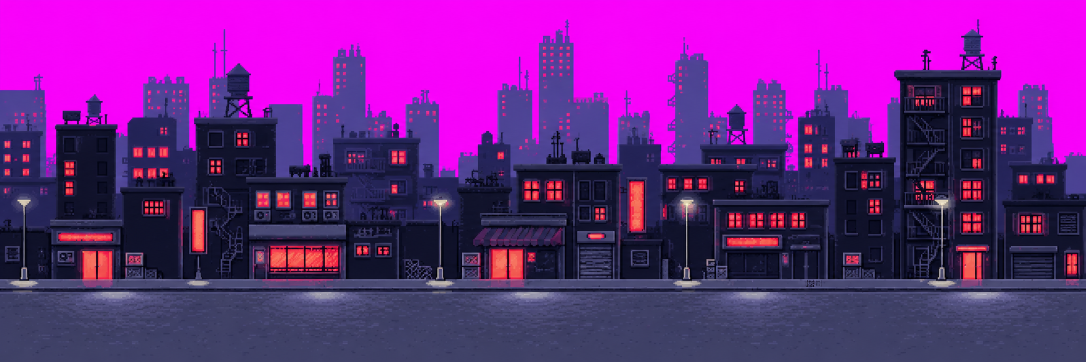
#> input picture art/city.png, 2172 x 724 px, found by its file name (shown at 1/2 size)
$ python pixelate.py
#> lines starting #> are read from the running program, lines starting #| are printed output that depends on the picture; after the words box and inside, x2 and y2 are one past the last pixel; in counts of white or black regions, pixels touching at a corner belong together
#> in build, source is the input picture: PIL image 2172x724 RGB; mean R, G, B 111.6, 34.4, 133.7
"""
Ubah pelat latar hasil generative AI jadi pixel art siap pakai.

Dua pelat: kota (stage Profile) dan ruangan (stage Ask AI). Gambar mentah dari
model AI tidak bisa dipakai langsung karena:
  1. Tepinya anti-aliased dan warnanya puluhan sampai ratusan ribu - "bergaya
     pixel", bukan pixel art sungguhan.
  2. Khusus kota: langitnya magenta (#FF00FF), bukan transparan - model gambar
     tidak bisa menghasilkan alpha, jadi warna kunci dipakai sebagai gantinya.
     Bintang di StarBackground harus tembus di belakang kota, jadi ini wajib
     dibuang. Ruangan solid, jadi langkah ini dilewati untuknya.

Tiga jebakan yang sudah diperhitungkan di sini, semuanya pernah menghasilkan
output yang salah waktu dikerjakan:

  * PINGGIRAN PINK. Piksel di batas gedung-langit tercampur magenta. Kalau
    langsung diperkecil, sisa magenta ikut terhitung dan meninggalkan halo pink.
    Solusinya warna bersih dirambatkan dulu ke dalam area langit (BLEED), jadi
    yang ikut terhitung saat mengecil adalah warna gedung.

  * MAGENTA MEREBUT PALET. Kuantisasi tidak tahu soal alpha; ia tetap
    menghitung langit yang sudah transparan. Sebelum diperbaiki, 8 dari 24 slot
    palet habis untuk magenta dan merah jendela terpaksa merger ke ungu. Karena
    itu seluruh sisa langit diratakan ke satu warna gelap dulu.

  * AKSEN KECIL TERGILAS. Jendela menyala cuma ~5% luas gambar, jadi kuantisasi
    adaptif (median-cut) membuangnya - hasilnya kota serba ungu tanpa merah.
    MAXCOVERAGE menyelamatkan merahnya tapi merusak aspal jadi belang. Karena
    itu paletnya DITETAPKAN, bukan dicari otomatis: diambil dari token warna
    proyek plus keluarga ungu kabut malam milik artwork.

Bahan dan hasil antaranya hidup di art/, bukan public/: public/ hanya untuk
berkas yang benar-benar diunduh browser, dan pelat mentah ini puluhan kali lebih
besar daripada hasil akhirnya.

Jalankan: python scripts/pixelate.py
"""

from PIL import Image
import numpy as np
import os

# Seberapa jauh warna bersih dirambatkan ke area langit, dalam piksel sumber.
# Harus melebihi faktor pengecilan supaya tepinya bersih.
BLEED = 8

SKY_FILL = (11, 13, 24)  # --background malam

# Palet kota: 8 token malam proyek, 4 aksen merah, 8 ungu kabut malam dari
# artwork yang memberi kedalaman.
CITY_PALETTE = [
    "04050B", "0B0D18", "131624", "202336", "3D435B", "60677F", "A6ADBE", "EEF1F5",
    "822027", "B8404A", "E83541", "F68578",
    "191938", "252352", "312F62", "3F4066", "4F4185", "554494", "55497A", "876280",
]

# Palet ruangan: ramp netral lebih rapat karena hampir seluruh gambar ada di
# ujung gelap (kecerahan rata-rata 18/255), ditambah satu langkah krem terang
# untuk inti lampu meja. Hue-nya dijaga tetap di keluarga merah, bukan oranye.
ROOM_PALETTE = [
    "04050B", "070912", "0B0D18", "0F1220", "131624", "171B2B", "202336", "262A40",
    "3D435B", "4A5069", "60677F", "A6ADBE", "EEF1F5",
    "822027", "B8404A", "E83541", "F68578", "FFC9B0",
]

# Palet tiga layer parallax Profile. SATU palet untuk ketiganya, bukan
# masing-masing: layer yang dikuantisasi dengan palet berbeda akan menunjukkan
# pita warna yang tidak sinkron di tempat mereka bersinggungan.
#
# Isinya token proyek plus nada biru-abu yang benar-benar dipakai artwork ini -
# memakai CITY_PALETTE apa adanya meninggalkan galat maks 93 di layer terdepan,
# karena trotoar dan aspalnya tidak punya padanan di sana.
LAYER_PALETTE = [
    "04050B", "0B0D18", "111831", "131624", "161828", "1E2134", "252352", "2A3050",
    "343C60", "3C4970", "454E75", "525C86", "60677F", "7C86A6", "A6ADBE", "D6DCE8",
    "EEF1F5",
    "822027", "B8404A", "E83541", "F68578", "FFC9B0",
]

def extend_base(rgba, solid_floor):
    """Perpanjang dasar layer lurus ke bawah sampai tepi gambar.

    Tanpa ini ada celah tembus latar: dasar layer-2 ada di 24.9% dan layer-1 di
    30.4%, sementara gedung layer-3 baru mulai di 18.8%. Pita 19-30% itu tidak
    tertutup siapa pun, dan di ketinggian 22% sebanyak 12-18% kolom menembus ke
    latar - terlihat sebagai celah kosong di antara layer.

    Tiap kolom mengambil warna piksel opak terbawahnya lalu meneruskannya ke
    bawah, jadi kaki gedungnya memanjang alih-alih dipotong pita rata.

    solid_floor: untuk layer paling belakang. Kolom yang kosong sama sekali
    ikut diisi dari garis dasar rata-rata, karena di belakangnya tidak ada
    lagi yang bisa menutup.
    """
    out = rgba.copy()
    h, w = out.shape[:2]
    alpha = out[..., 3]

    bottoms = []
    for x in range(w):
        col = np.where(alpha[:, x] > 20)[0]
        if len(col):
            bottoms.append(col[-1])

    if not bottoms:
        return out

    baseline = int(np.median(bottoms))
    dark = out[..., :3][alpha > 20].sum(axis=1).argmin()
    dark_rgb = out[..., :3][alpha > 20][dark]

    for x in range(w):
        col = np.where(alpha[:, x] > 20)[0]
        if len(col):
            y = col[-1]
            out[y + 1:, x, :3] = out[y, x, :3]
            out[y + 1:, x, 3] = 255
        elif solid_floor:
            out[baseline:, x, :3] = dark_rgb
            out[baseline:, x, 3] = 255

    return out


# (sumber, hasil, lebar, tinggi, palet, keying magenta?, perpanjang dasar)
#
# Ketiga layer WAJIB seukuran (543x181) supaya teregistrasi saat ditumpuk -
# layer-2.png datang 1px lebih sempit dari dua lainnya, dan resize di sini
# yang menyamakannya.
TARGETS = [
    ("art/city.png", "art/city-px.png", 543, 181, CITY_PALETTE, True, None),
    ("art/room.png", "art/room-px.png", 352, 198, ROOM_PALETTE, False, None),
    ("art/layer-1.png", "art/layer-1-px.png", 543, 181, LAYER_PALETTE, False, "solid"),
    ("art/layer-2.png", "art/layer-2-px.png", 543, 181, LAYER_PALETTE, False, "column"),
    ("art/layer-3.png", "art/layer-3-px.png", 543, 181, LAYER_PALETTE, False, None),

    # Versi resolusi penuh: palet TIDAK dikunci dan ukuran tidak diperkecil,
    # hanya dasarnya diperpanjang. Untuk memakai artwork apa adanya tanpa
    # celah tembus latar di antara layer.
    ("art/layer-1.png", "art/layer-1-fix.png", 2172, 724, None, False, "solid"),
    ("art/layer-2.png", "art/layer-2-fix.png", 2172, 724, None, False, "column"),
    ("art/layer-3.png", "art/layer-3-fix.png", 2172, 724, None, False, None),

    # Rooftop menu-bg: sumbernya terlalu jenuh dan lampunya condong pink/magenta
    # dibanding layer-1/2/3 (yang sudah pas dari sononya). Resolusi dipertahankan,
    # cuma tiap piksel di-snap ke LAYER_PALETTE yang sama supaya satu keluarga warna.
    # Sumbernya di public/ karena menu-bg.png sendiri dimuat browser.
    ("public/menu-bg.png", "art/menu-bg-fix.png", 2172, 724, LAYER_PALETTE, False, None),
]


def sky_mask(arr):
    """Magenta kunci berikut pinggiran anti-aliasnya yang sudah tercemar.

    Ambangnya sengaja longgar untuk menangkap campuran, tapi tetap aman:
    jendela merah (#F64457) punya biru rendah, jadi tidak ikut tertangkap.
    """
    r, g, b = arr[..., 0], arr[..., 1], arr[..., 2]
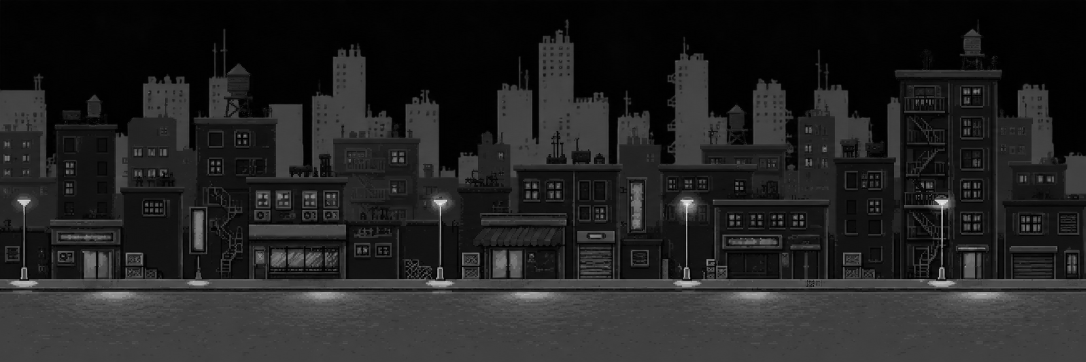
#> g: shape (724, 2172) int16 (shown at 1/2 size); min 0, max 255, mean 34.4
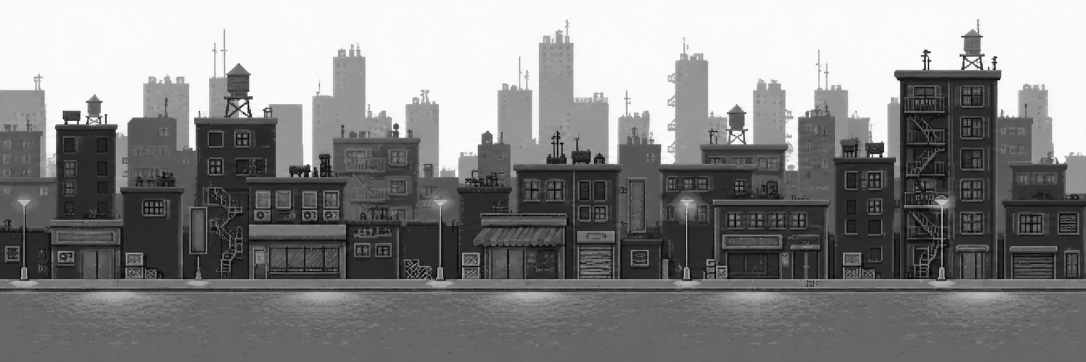
#> b: shape (724, 2172) int16 (shown at 1/2 size); min 0, max 255, mean 133.7
    return (r > 110) & (b > 110) & (g < 110) & (r - g > 50) & (b - g > 50)
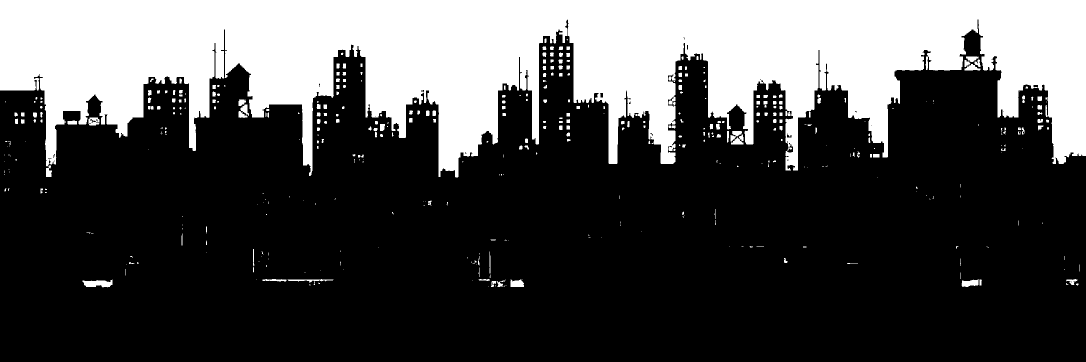
#> returned value: shape (724, 2172) bool (shown at 1/2 size); 29.3% white; 458 white regions (240 under 20 px), largest, box (x1, y1, x2, y2) and area: (0, 0, 2172, 355) 446342, (165, 559, 225, 575) 652, (1923, 559, 1958, 574) 376


def bleed_clean_colors(arr, sky):
    """Rambatkan warna bersih ke dalam area langit, 1px per putaran per arah."""
    rgb = arr.copy()
    unknown = sky.copy()
    for _ in range(BLEED):
        for axis, shift in [(0, 1), (0, -1), (1, 1), (1, -1)]:
            src_rgb = np.roll(rgb, shift, axis=axis)
            src_unknown = np.roll(unknown, shift, axis=axis)
            fill = unknown & ~src_unknown
            rgb[fill] = src_rgb[fill]
            unknown &= ~fill
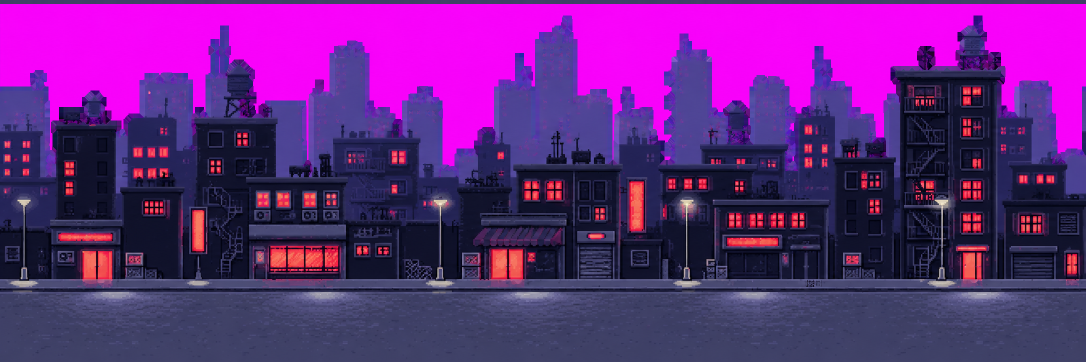
#> rgb: shape (724, 2172, 3) int16 (shown at 1/2 size); mean R, G, B 101.9, 36.9, 127.9
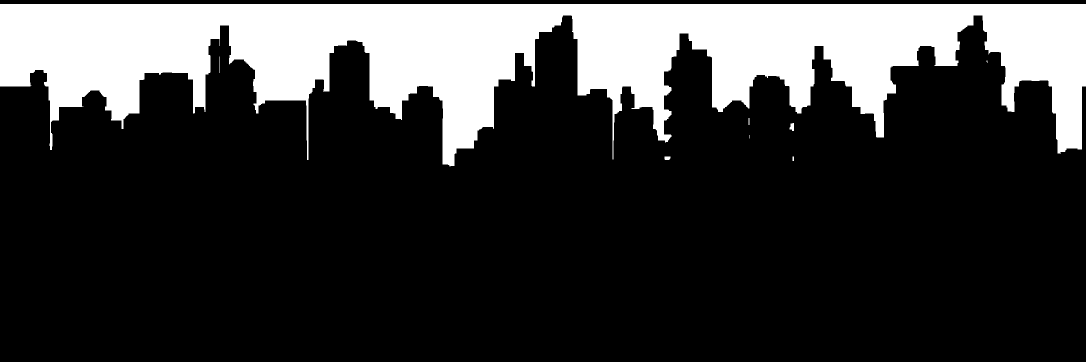
#> unknown: shape (724, 2172) bool (shown at 1/2 size); 22.5% white; 8 white regions (2 under 20 px), largest, box (x1, y1, x2, y2) and area: (0, 8, 2172, 333) 354270, (1579, 246, 1588, 262) 108, (1329, 313, 1341, 320) 78, (439, 113, 440, 146) 33, (1497, 236, 1499, 250) 28, (1585, 313, 1588, 322) 27
    rgb[unknown] = np.array(SKY_FILL)
    return rgb


def fixed_palette_image(palette):
    flat = []
    for hexcode in palette:
        flat += [int(hexcode[i:i + 2], 16) for i in (0, 2, 4)]
    img = Image.new("P", (1, 1))
    img.putpalette(flat + [0, 0, 0] * (256 - len(palette)))
    return img


def build(src, dst, nw, nh, palette, key_sky, extend):
    source = Image.open(src)
    arr = np.array(source.convert("RGB")).astype(np.int16)

    # Sumber yang SUDAH punya alpha (tiga layer parallax) tidak perlu keying -
    # alpha aslinya dipakai langsung, cuma perlu ikut diperkecil di bawah.
    src_alpha = np.array(source.convert("RGBA"))[..., 3] if not key_sky else None
    if src_alpha is not None and src_alpha.min() == 255:
        src_alpha = None  # solid, tidak ada yang perlu dijaga

    if key_sky:
        sky = sky_mask(arr)
        rgb = bleed_clean_colors(arr, sky)
    else:
        sky, rgb = None, arr

    body = Image.fromarray(rgb.astype(np.uint8)).resize((nw, nh), Image.LANCZOS)
    # palette None = pakai warna aslinya apa adanya
    out = (
        body.quantize(palette=fixed_palette_image(palette), dither=Image.Dither.NONE).convert("RGB")
        if palette
        else body
    )

    alpha = None
    if key_sky:
        alpha = Image.fromarray(((~sky) * 255).astype(np.uint8))
    elif src_alpha is not None:
        alpha = Image.fromarray(src_alpha)

    if alpha is not None:
        # Pixel art tidak punya tepi setengah transparan
        alpha = alpha.resize((nw, nh), Image.LANCZOS).point(lambda v: 255 if v >= 128 else 0)
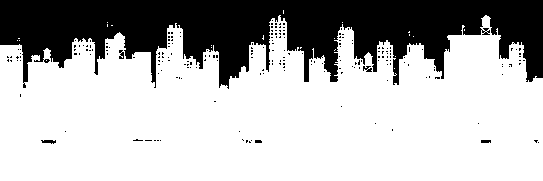
#> alpha: PIL image 543x181 L; 70.8% white; 210 black regions (204 under 20 px), largest, box (x1, y1, x2, y2) and area: (0, 0, 543, 89) 28013, (41, 140, 56, 144) 42, (363, 66, 372, 72) 36, (119, 50, 124, 59) 33, (481, 140, 491, 143) 29, (255, 140, 262, 143) 20
        out = out.convert("RGBA")
#> out: PIL image 543x181 RGBA
        out.putalpha(alpha)
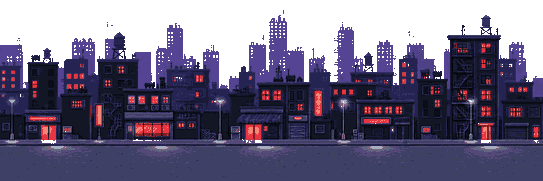
#> out: PIL image 543x181 RGBA; mean R, G, B, A 47.7, 40.9, 73.5, 180.6; transparent parts drawn white

    if extend:
        out = Image.fromarray(extend_base(np.array(out.convert("RGBA")), extend == "solid"))

    out.save(dst, optimize=True)
    return out


def ground_line(img):
    """Baris terbawah yang masih rata - dipakai CSS untuk mendudukkan sprite."""
    rgb = np.array(img)[..., :3].astype(int)
#> rgb: shape (181, 543, 3) int64
    h = rgb.shape[0]
#> h = 181
    flat_from = h - 1
#> flat_from = 180
    for y in range(h - 1, int(h * 0.55), -1):
        if rgb[y].std(axis=0).mean() < 9:
            flat_from = y
        else:
            break
    return h - flat_from


if __name__ == "__main__":
    for src, dst, nw, nh, palette, key_sky, extend in TARGETS:
        if not os.path.exists(src):
            print(f"LEWAT (tidak ada): {src}")
            continue
        img = build(src, dst, nw, nh, palette, key_sky, extend)
        print(f"{src} -> {dst}")
        print(f"  {nw}x{nh}, {len(palette) if palette else 'warna asli'} warna, "
              f"{os.path.getsize(src) // 1024}KB -> {os.path.getsize(dst) // 1024}KB")
        if img.mode == "RGBA":
            a = np.array(img)
            g = ground_line(img)
#> g = 28
            print(f"  langit transparan: {(a[..., 3] == 0).mean() * 100:.1f}% gambar")
#|   langit transparan: 29.2% gambar
            print(f"  GARIS TROTOAR: {g}px dari bawah = {g * 100 / nh:.2f}% tinggi gambar")
#|   GARIS TROTOAR: 28px dari bawah = 15.47% tinggi gambar
#> pass 2 of the loop `for src, dst, nw, nh, palette, key_sky, extend in TARGETS:`:
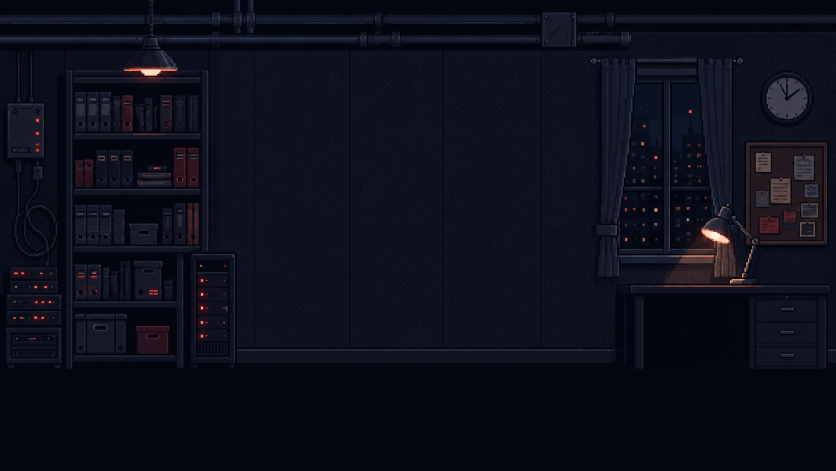
#> input picture art/room.png, 1672 x 941 px, found by its file name (shown at 1/2 size)
#> in build, source is the input picture: PIL image 1672x941 RGB; mean R, G, B 12.4, 14.5, 26.8
#> arr: shape (941, 1672, 3) int16
#> src_alpha: shape (941, 1672); every value is 255
#> in build (call 2), `body = Image.fromarray(rgb.astype(np.uint8)).resize((nw, nh), Image.LA..`:
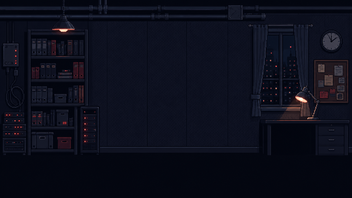
#> body: PIL image 352x198 RGB; mean R, G, B 12.4, 14.5, 26.8
#> pass 3 of the loop `for src, dst, nw, nh, palette, key_sky, extend in TARGETS:`:
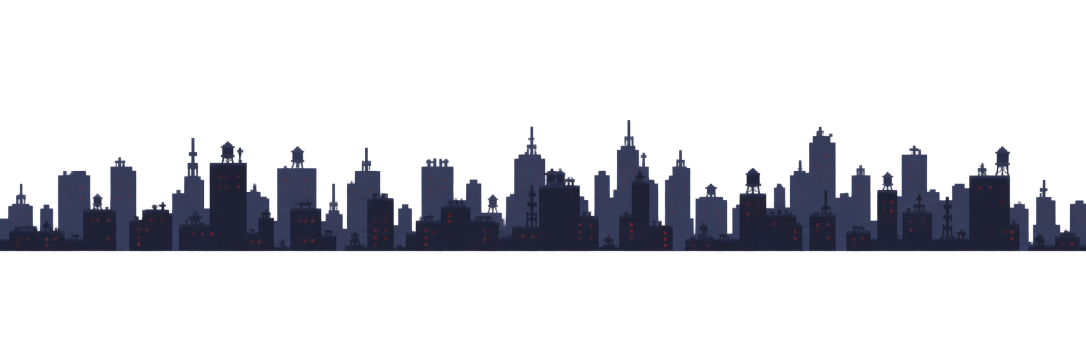
#> input picture art/layer-1.png, 2172 x 724 px, found by its file name (shown at 1/2 size)
#> in build, source is the input picture: PIL image 2172x724 RGBA; mean R, G, B, A 8.4, 9.1, 14.2, 46.4
#> arr: shape (724, 2172, 3) int16
#> src_alpha: shape (724, 2172)
#> body: PIL image 543x181 RGB
#> in build (call 3), `alpha = alpha.resize((nw, nh), Image.LANCZOS).point(lambda v: 255 if v..`:
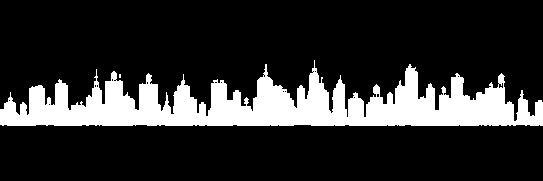
#> alpha: PIL image 543x181 L; 18.5% white; 2 white regions (1 under 20 px), largest, box (x1, y1, x2, y2) and area: (0, 60, 543, 126) 18181
#> the loop in extend_base, `for x in range(w):` made 543 passes
#> col on passes 19, 20, 28: [114, 115, 116, 117, 118, 119, 120, 121, 122, 123, 124, 125], [115, 116, 117, 118, 119, 120, 121, 122, 123, 124, 125], [115, 116, 117, 118, 119, 120, 121, 122, 123, 124, 125]
#> after the loop in extend_base, `for x in range(w):`: bottoms = 543 values, max 125 at index 2, min 124 at index 0, mean 124.8
#> baseline = 125
#> dark = 18043
#> dark_rgb = [19, 22, 36]
#> the loop in extend_base, `for x in range(w):` made 543 passes
#> (col, y) on passes 19, 20, 28, 29: ([114, 115, 116, 117, 118, 119, 120, 121, 122, 123, 124, 125], 125), ([115, 116, 117, 118, 119, 120, 121, 122, 123, 124, 125], 125), ([115, 116, 117, 118, 119, 120, 121, 122, 123, 124, 125], 125), ([114, 115, 116, 117, 118, 119, 120, 121, 122, 123, 124, 125], 125)
#> in ground_line (call 2), `rgb = np.array(img)[..., :3].astype(int)`:
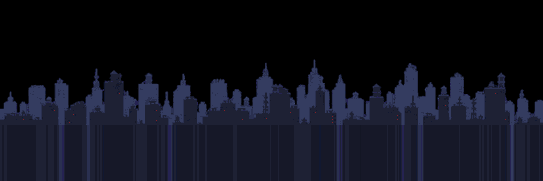
#> rgb: shape (181, 543, 3) int64; mean R, G, B 15.5, 17.3, 28.3
#> `g = ground_line(img)`: g = 58
#|   langit transparan: 51.0% gambar
#|   GARIS TROTOAR: 58px dari bawah = 32.04% tinggi gambar
#> the loop made 9 passes; the first 3 are shown
